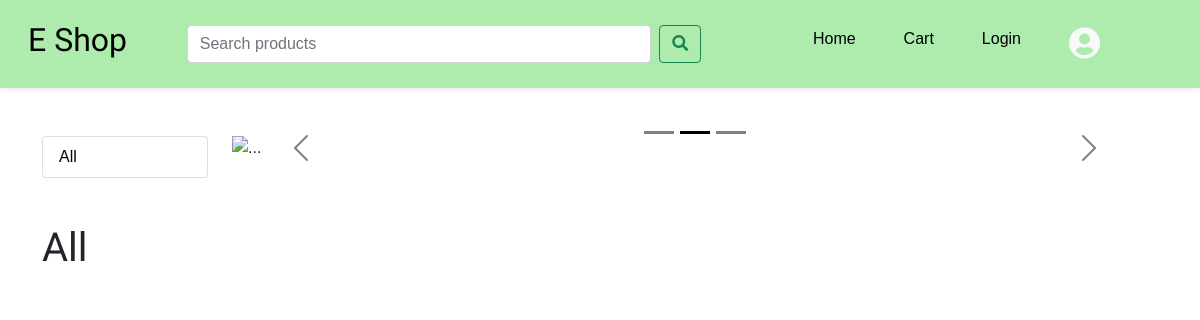
Before: / with the older database file.
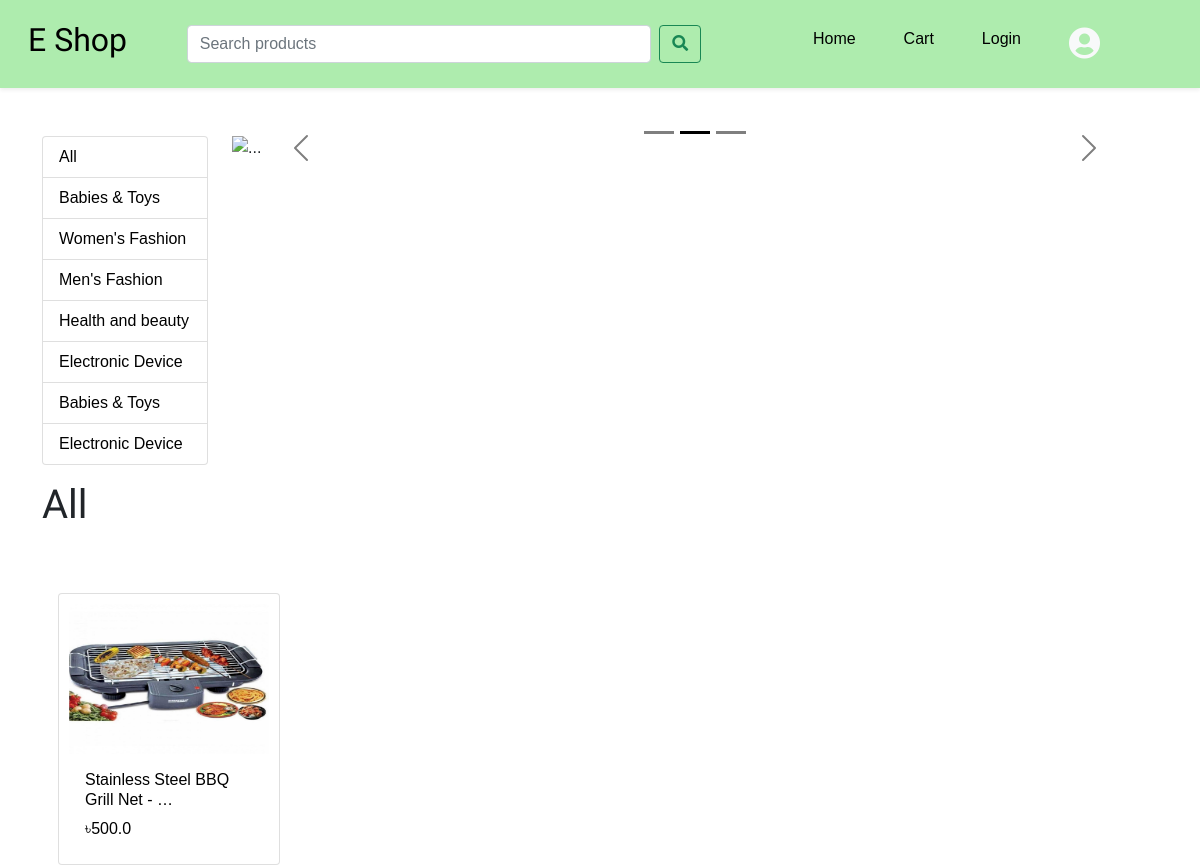
After: the same page with the newer database file.
### products/models.py (models this page shows, shortened)
class Category(models.Model):
  name=CharField(max_length=100)

class products(models.Model):
  productName=models.CharField(max_length=500)
  productDescription=models.TextField()
  productPrice=models.FloatField()
  category=models.ForeignKey(Category,on_delete=models.SET_NULL,null=True)
  productImage=models.ImageField(upload_to='',null=True)

### products/views.py (the view)
# urls.py: 2. Add a URL to urlpatterns:  path('', Home.as_view(), name='home')
def Home(request):
  q=request.GET.get('q') if request.GET.get('q')!=None else ''
  productItem=products.objects.filter(
    Q(productName__icontains=q) |
    Q(category__name__icontains=q)
  )
  if q:
    category_title=q
  else:
    category_title="All"
  categories=Category.objects.all()
  paginator = Paginator(productItem, 2)
  page_number = request.GET.get('page')
  page_obj = paginator.get_page(page_number)
  context={'products':productItem, 'categories':categories, 'category_title':category_title,'page_obj': page_obj}
  return render(request,'products/home.html',context)

### products/templates/products/home.html (shortened to what this page needs)
{% load static %}
<!DOCTYPE html>
<html lang="en">
  <head>
    <link rel="stylesheet" href="{% static 'products/styles/home.css' %}" />
  </head>
  <body>
    {% include 'navbar.html' %}
    <div class="container">
    <div class="row">
    <div class="col-lg-2 mt-5">
      <div id="item-button-group">
          <div>
            <div class="list-group" id="list-tab" role="tablist">
              <a
                class="list-group-item list-group-item-action"
                id="list-home-list"
                href="{% url 'home' %}"
                role="tab"
                aria-controls="list-home"
                >All</a
              >
              {% for category in categories %}
              <a
                class="list-group-item list-group-item-action"
                id="list-home-list"
                href="{% url 'home' %}?q={{category.name}}"
                role="tab"
                aria-controls="list-home"
                >{{category.name}}</a
              >
              {% endfor %}
            </div>
          </div>
        </div>
      </div>
    <div class="col-lg-10">
    {% include 'products/image_slider.html' %}
    </div>
    </div>
      <div class="home-container">
      <h1 class="title my-3">{{category_title}}</h1>
        <div class="row text-center">
          {% for product in products %}
          <div class="col-lg-2 col-md-3 col-sm-1 mt-5 mx-3">
            <div class="card mx-auto">
              <a href="/details/{{product.id}}" class="card-link">
                <img
                  src="{{product.productImage.url}}"
                  class="card-img-top card-image"
                  alt="{{product.productName}}"
                />
                <div class="card-body text-start card-text">
                  <h6 class="card-title">{{product.productName|truncatewords:6}}</h6>
                  <p>৳{{product.productPrice}}</p>
                </div>
              </a>
            </div>
          </div>
          {% endfor %}
        </div>
      </div>
  </body>
</html>

Changed rows visible on the page:
added Category: name "Babies & Toys"
added Category: name "Women's Fashion"
added Category: name "Men's Fashion"
added Category: name "Health and beauty"
added Category: name "Electronic Device"
added Category: name "Babies & Toys"
added Category: name "Electronic Device"
added products: productImage (picture), productName "Stainless Steel BBQ Grill Net - …", productPrice "500.0"
